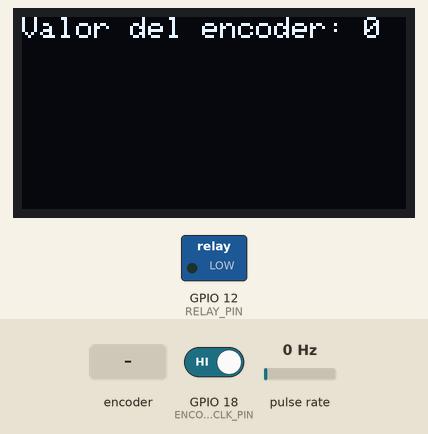
A sketch run on a simulated ESP8266 (NodeMCU). Parts: 128×64 one-colour display, switched loads named in the sketch (green lamp = pin HIGH). Wiring (inferred from the names in the program): pulse sensor: data GPIO 19. Inputs (shaded band) come from the test bench; at power-on: pulse rate 0 Hz, GPIO 18 (ENCODER_CLK_PIN) HIGH.

Above: at 1.2 s.
1.3 s: pulse rate (sensor on GPIO 19) set to 4 Hz
At 1.65 s:
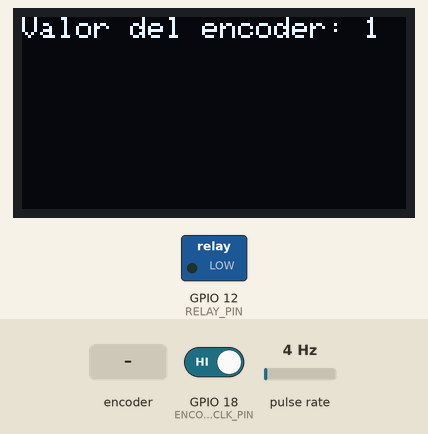
3.0 s: rotary encoder on GPIO 18 (ENCODER_CLK_PIN) / GPIO 19 (ENCODER_DT_PIN) turned 3 steps (first pin leading)
At 3.41 s:
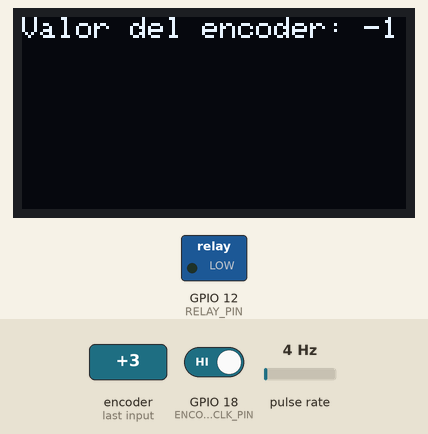
5.1 s: pulse rate (sensor on GPIO 19) set to 50 Hz
6.6 s: rotary encoder on GPIO 18 (ENCODER_CLK_PIN) / GPIO 19 (ENCODER_DT_PIN) turned 3 steps (first pin leading)
At 7.49 s:
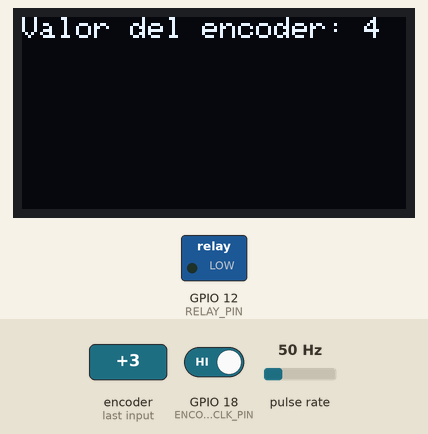
Timing chart, 0 to 9.6 s (numbered marks = the images above; inputs shaded):
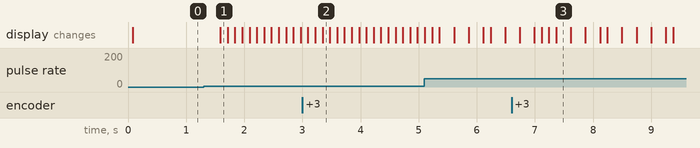

Measured:
- after the input at 1.3 s, the display: changes after 0.29 s (image 1)
- after the input at 3.0 s, the display: first differs from a run without the input after 0.35 s (image 2)
- after the input at 6.6 s, the display: first changes after 0.14 s (image 3 shows a later state)

The sketch:

Encoder_LED.ino
```cpp
#include <Wire.h>
#include <Adafruit_GFX.h>
#include <Adafruit_SSD1306.h>

#define OLED_RESET -1
Adafruit_SSD1306 display(OLED_RESET);

const int ENCODER_DT_PIN = 19;
const int ENCODER_CLK_PIN = 18;
const int RELAY_PIN = 12;

volatile long encoderValue = 0;
volatile int lastEncoderDTState = LOW;
volatile int currentEncoderDTState = LOW;

void ICACHE_RAM_ATTR encoderDTInterrupt() {
  currentEncoderDTState = digitalRead(ENCODER_DT_PIN);

  if (currentEncoderDTState != lastEncoderDTState) {
    if (digitalRead(ENCODER_CLK_PIN) == currentEncoderDTState) {
      encoderValue++;
    } else {
      encoderValue--;
    }
  }

  lastEncoderDTState = currentEncoderDTState;
}

void setup() {
  pinMode(ENCODER_DT_PIN, INPUT_PULLUP);
  pinMode(ENCODER_CLK_PIN, INPUT_PULLUP);
  pinMode(RELAY_PIN, OUTPUT);

  attachInterrupt(digitalPinToInterrupt(ENCODER_DT_PIN), encoderDTInterrupt, CHANGE);

  display.begin(SSD1306_SWITCHCAPVCC, 0x3C);
  display.clearDisplay();
  display.setTextColor(WHITE);
  display.setTextSize(1);
  display.setCursor(0,0);
  display.println("Encoder rotativo");
  display.display();
}

void loop() {
  display.clearDisplay();
  display.setCursor(0,0);
  display.print("Valor del encoder: ");
  display.println(encoderValue);
  display.display();

  if (encoderValue >= 50) {
    digitalWrite(RELAY_PIN, HIGH);
  } else {
    digitalWrite(RELAY_PIN, LOW);
  }

  delay(100);
}
```
